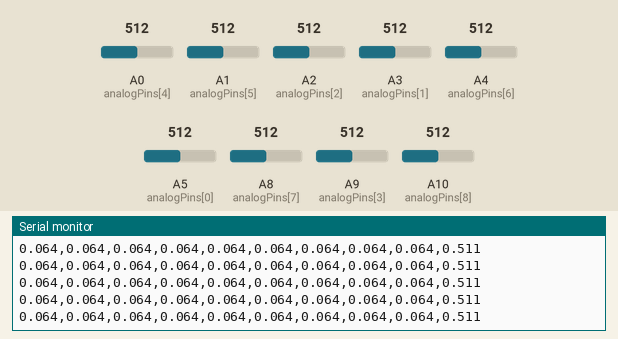
Bench run of a sketch on a simulated Arduino Mega 2560, built with avr-gcc and run on an emulated ATmega2560. On the bench: the last lines printed to the serial monitor. Inputs (shaded band) come from the test bench; at power-on: A0 (analogPins[4]) = 512, A1 (analogPins[5]) = 512, A2 (analogPins[2]) = 512, A3 (analogPins[1]) = 512, A4 (analogPins[6]) = 512, A5 (analogPins[0]) = 512, A8 (analogPins[7]) = 512, A9 (analogPins[3]) = 512, A10 (analogPins[8]) = 512.

Above: at 1.2 s.
1.3 s: A0 (analogPins[4]) set to 716
At 1.44 s:
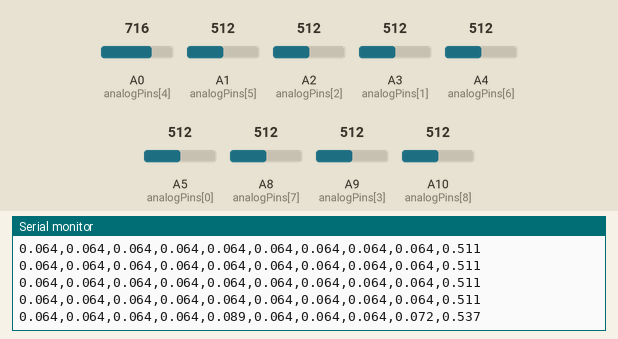
4.3 s: A1 (analogPins[5]) set to 716
At 4.41 s:
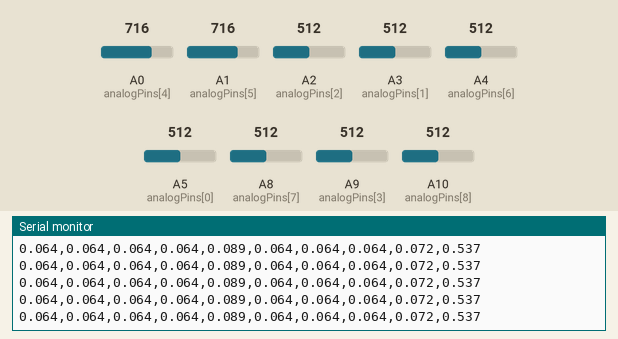
7.3 s: A2 (analogPins[2]) set to 716
At 7.38 s:
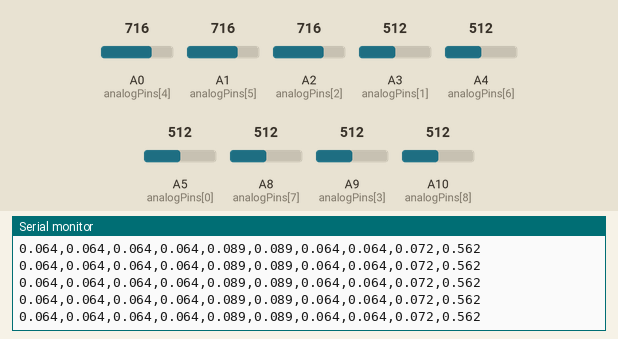
8.8 s: A3 (analogPins[1]) set to 716
At 8.95 s:
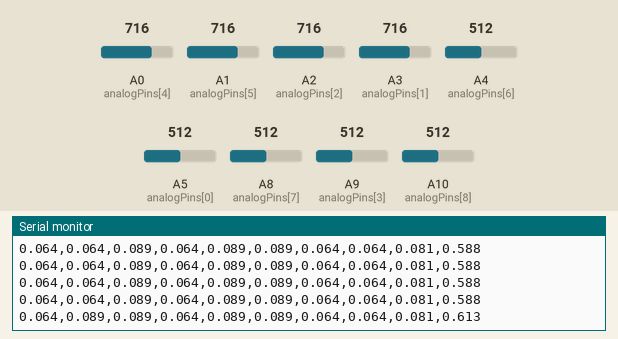
11.8 s: A4 (analogPins[6]) set to 716
At 11.92 s:
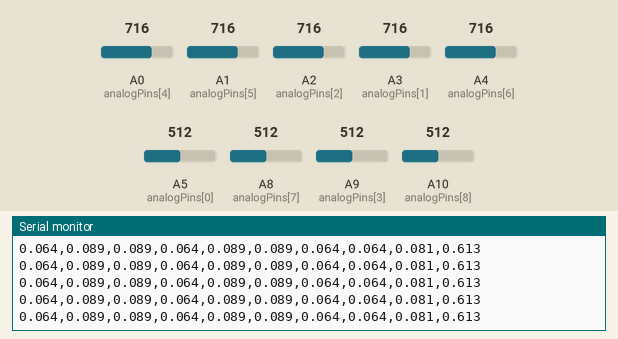
14.8 s: A5 (analogPins[0]) set to 716
At 14.89 s:
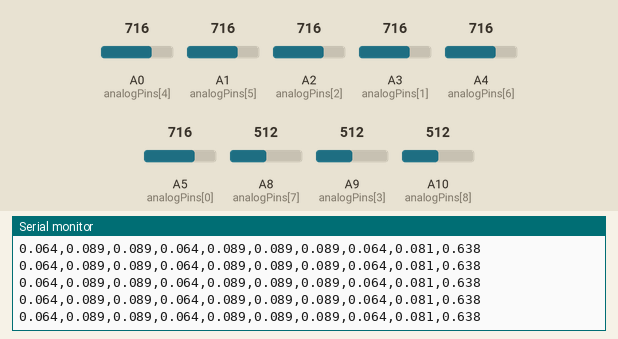

The sketch:

StromMessung9SPython.ino
```cpp
/*
  Pin connection                 A0   -   A1  -  A2 -   A3   -   A4   -   A5      -     A6   -  A7  -  A8
  Colors: (lowerside)           black - brown - red - orange - yellow - green, (upper) white - gray - yellow
  Equivalent output: (lowerside) Out5 - Out6  - Out3 - Out2  -  Out7  - Out1, (upper)  Out4 -  Out9 -  Out8
  Equivalent surface: (lowerside) DoLe - DoCe - UpRi - CeRi  -  UpCe -  CeCe, (upper)  DoRi -  UpLe - CeLe
  Connect AREF to 3.3V
  Not connected to Arduino but present in setup: Purple (GNDA - VP), blue (3.3VD), green (GNDD)
*/

// Analog pins that measure voltage
//const int analogPins[9] = {A0, A1, A2, A3, A4, A5, A6, A7, A8};
const int analogPins[9] = {A5, A3, A2, A9, A0, A1, A4, A8, A10}; // In order (Out 1, Out2, ..., Out9)
const float minVoltage = 0.05; // Minimum voltage in volts (50mV)
const float maxVoltage = 3.0;  // Maximum voltage in volts
const float minCurrent = 0.0;  // Minimum current in mA
const float maxCurrent = 5.0;  // Maximum current in mA
int rawData[9];      // Store raw ADC values
float voltages[9];   // Store calculated voltages
float currents[9];   // Store calculated currents
float total_current=0;

void setup() {
  Serial.begin(9600);
  Serial.println("Total	CenCen	CenRig	UpRig	DowRig	DowLef	DowCen	UpCen	CenLef	UpLef"); // Set graph names

  // Set all pins as input
  for (int i = 0; i < 9; i++) {
    pinMode(analogPins[i], INPUT);
  }
}

void loop() {
  total_current=0;

  // Read analog data
  for (int i = 0; i < 9; i++) {
    rawData[i] = analogRead(analogPins[i]);
    voltages[i] = rawData[i] * (maxVoltage / 1023.0); // Convert to voltage

    if (i==8){
      currents[i]=(currents[2]+currents[3]+currents[4])/3;
    } else{
      // Map voltage to current
      if (voltages[i] < minVoltage) {
          currents[i] = minCurrent;
      } else if (voltages[i] > maxVoltage) {
          currents[i] = maxCurrent;
      } else {
          currents[i] = voltages[i] / 23.5; // Convert voltage to current (mA)
      }
      total_current+=currents[i];
    }
  }

  for (int i = 0; i < 9; i++) {
    Serial.print(currents[i], 3);  // 3 decimals
    Serial.print(",");
  }
  Serial.println(total_current, 3);  // total current

  /*
  float sum=0;
  for (float i = 0; i < 9; i++) {
    Serial.print(i/36, 3);  // 3 decimals
    Serial.print(",");
    sum+=i/36;
  }
  Serial.println(sum, 3);  // total current
  */
  delay(150);
}
```

Measured:
- after the input at 1.3 s, the serial monitor: prints a new line at once (image 1)
- after the input at 8.8 s, the serial monitor: prints a new line at once (image 4)
